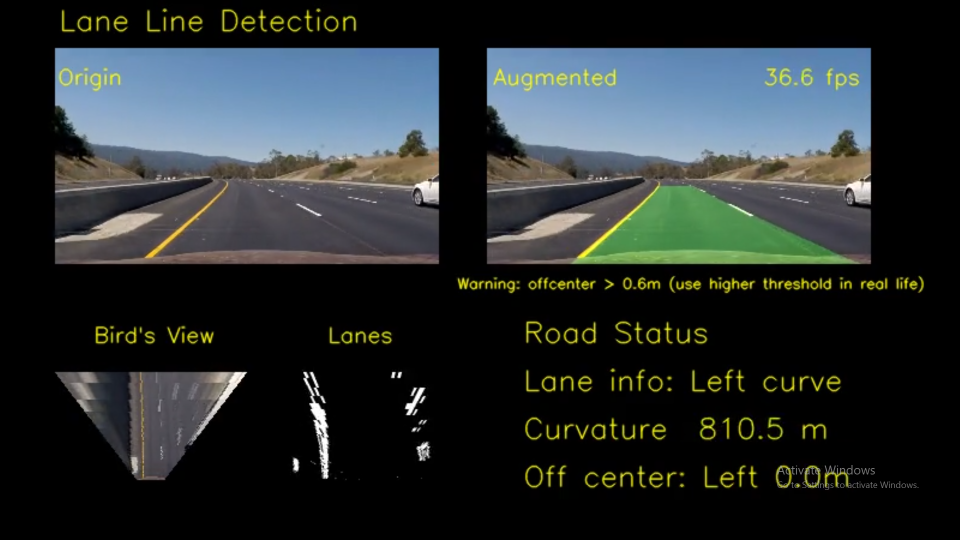
#> input picture example.png, 1920 x 1080 px (shown at 1/2 size)
$ python -i lane_line_assessment.py   (imports and definitions only)
#> lines starting #> are read from the running program, lines starting #| are printed output that depends on the picture
import cv2
import math
import constant
import numpy as np
import sys


class LaneLineAssessment:
    def __init__(self):

        self.process_flag = 0
        self.dashboard_detected_line_count = 0
        self.dashboard_detected_line = 0
        self.dashboard_detected_line_mat = []
        self.birdeye_verify_init = True
        self.transformation_matrix_init = True

        self.left_points = []
        self.right_points = []
        self.left_angle_data = []
        self.right_angle_data = []  # variable to store right lane line's angle detected using LSD

        self.birdeye_verify_count = 0
        self.birdeye_verification_src_reset_counter = 0
        self.birdeye_verify_function_call_count = 0
        self.biredeye_view_left_strict_lines = []
        self.biredeye_view_right_strict_lines = []
        self.birdview_left_proper = True
        self.birdview_right_proper = True
        self.source_temp_2_x = 0
        self.source_temp_3_x = 0
        self.scaled_source_temp_2_x = 0
        self.scaled_source_temp_3_x = 0
        self.stored_left_crop_coordinates_x1 = 0
        self.stored_left_crop_coordinates_x2 = 0
        self.stored_right_crop_coordinates_x1 = 0
        self.stored_right_crop_coordinates_x2 = 0

        self.transformation_matrix = []
        self.inv_transformation_matrix = []
        self.transformation_matrix_scaled = []
        self.inv_transformation_matrix_scaled = []

        self.transformation_source_point = np.zeros((4, 2), dtype="float32")
        self.transformation_source_point_scaled = np.zeros((4, 2), dtype="float32")
        self.transformation_destination_point = np.array([
            [constant.original_image_width, constant.original_image_height],
            [0, constant.original_image_height],
            [0, 0],
            [constant.original_image_width, 0]], dtype="float32")
        self.transformation_destination_point_scaled = np.array([
            [constant.scaled_image_width, constant.scaled_image_height],
            [0, constant.scaled_image_height],
            [0, 0],
            [constant.scaled_image_width, 0]], dtype="float32")

        self.compare_x_left = sys.maxsize
        self.compare_x_right = sys.maxsize * -1

        # create structure for processing
        self.horizontalStructure = cv2.getStructuringElement(cv2.MORPH_RECT, (int(constant.x_pixel_shift * 0.4), 1))
        self.ls_birdeye_view = cv2.createLineSegmentDetector(_refine=cv2.LSD_REFINE_ADV, _scale=0.2, _sigma_scale=1.0,
                                                             _quant=2.0, _ang_th=10.0)
        self.lsd_matrix_verify_function_call_count = 0
        self.crop_top_line = 0

        self.lt_color = 0
        self.lt_outer_percentage = int(0)
        self.lt_inner_percentage = int(0)
        self.rt_color = 0
        self.rt_outer_percentage = int(0)
        self.rt_inner_percentage = int(0)

        # [5 lines of commented-out code are left out]
        self.m_19_f_01 = ""
        self.m_19_f_07 = ""
        self.m_19_f_08 = ""
        self.m_19_f_09 = ""
        self.m_19_f_10 = ""
        self.m_19_overall_score = ""

    # [76 lines left out: function lane_assessment_log, not called in this run]

    def convert_to_grayscale(self, input_image):
        grayscale_image = cv2.cvtColor(input_image, cv2.COLOR_BGR2GRAY)
        return grayscale_image

    # [940 lines left out: functions horizontal_edge_detection, dashboard_detection, birdeye_view_verification, lsd_transformation_matrix_update, transform_image, remove_top_half_image and 14 more, not called in this run]

    def apply_mask(self, matrix, mask, fill_value):
        masked = np.ma.array(matrix, mask=mask, fill_value=fill_value)
        return masked.filled()

    # [486 lines left out: functions apply_threshold, intensity_balancing_algorithm, line_color_verification, white_lane_checker, kmeans_clustering, lt_white_lane_processing and 7 more, not called in this run]
            # print(self.m_19_f_07, self.m_19_f_08, self.m_19_f_09, self.m_19_f_10)
            # print("@ process flag : ", self.process_flag)
            # print()

>>> import cv2
>>> picture = cv2.imread('example.png', cv2.IMREAD_GRAYSCALE)
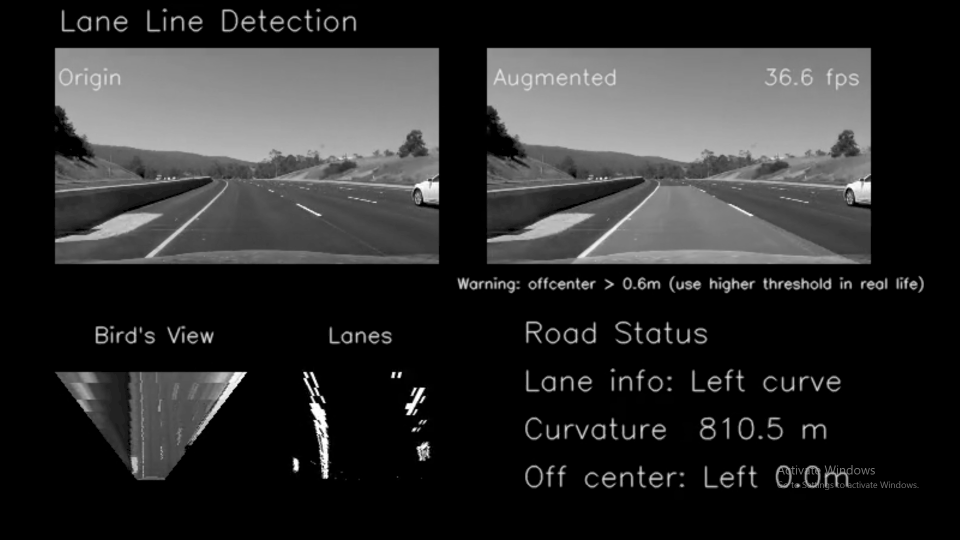
#> picture: shape (1080, 1920) (shown at 1/2 size); min 0, max 255, mean 44.3
#> (the run stopped early here; a loop or call above may not have finished)
